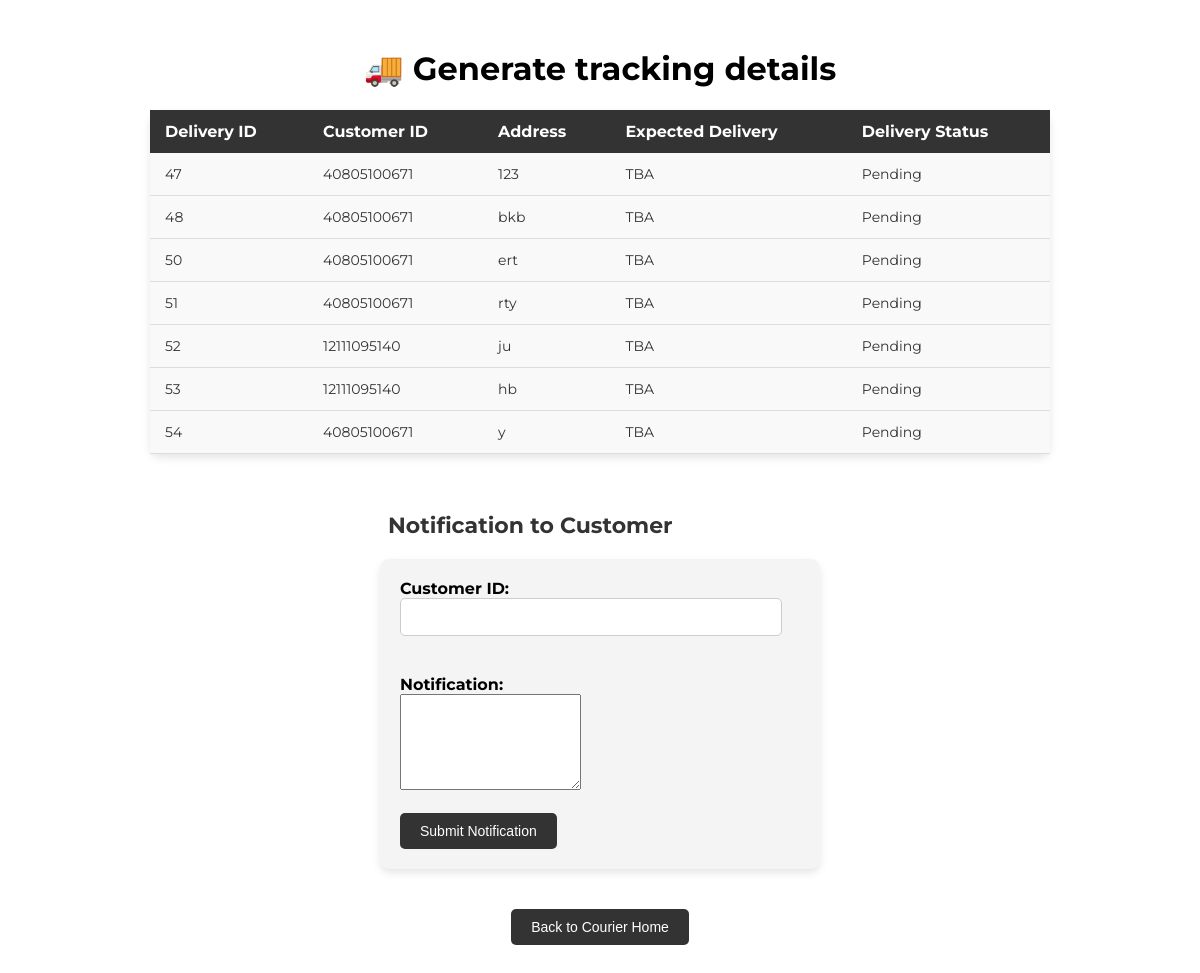
Screenshot of /gtracking with the database file from the repository.
### main.py (models this page shows)
class Delivery(db.Model):
    id = db.Column(db.Integer, primary_key=True)
    customer_id = db.Column(db.Integer, db.ForeignKey('customer.id'), nullable=False)  # Link to customer
    delivery_status = db.Column(db.String(50), default="Pending")
    expected_delivery_date = db.Column(db.String(50), nullable=False)
    address = db.Column(db.String(255), nullable=False)
    customer = db.relationship('customer', backref=db.backref('deliveries', lazy=True))

### main.py (the view)
@tandtweb.route('/gtracking', methods=['GET', 'POST'])
def gtracking():
    if request.method == 'POST':
        content = request.form.get('content')
        customer_id = request.form.get('customer_id')
        new_noti = Notification(customer_id=customer_id, content=content)
        db.session.add(new_noti)
        db.session.commit()
    delivery_list = Delivery.query.all()
    return render_template('gtracking.html', delivery_list=delivery_list)

### templates/gtracking.html (shortened to what this page needs)
<!DOCTYPE html>
<html lang="en">
<head>
    <link rel="stylesheet" href="/static/gtracking.css">
</head>
<body>
    <h1>🚚 Generate tracking details</h1>
    <table>
        <thead>
            <tr>
                <th>Delivery ID</th>
                <th>Customer ID</th>
                <th>Address</th>
                <th>Expected Delivery</th>
                <th>Delivery Status</th>
            </tr>
        </thead>
        <tbody>
            {% for delivery in delivery_list %}
            <tr>
                <td>{{ delivery.id }}</td>
                <td>{{ delivery.customer_id }}</td>
                <td>{{ delivery.address }}</td>
                <td>{{ delivery.expected_delivery_date }}</td>
                <td>{{ delivery.delivery_status }}</td>
            </tr>
            {% endfor %}
        </tbody>
    </table>
    <div class="main-container">
        <h2>  Notification to Customer</h2>
        <form action="/gtracking" method="post">
            <label for="customer_id">Customer ID:</label>
            <input name="customer_id" id="customer_id" required><br><br>
            <label for="content">Notification:</label><br>
            <textarea name="content" id="content" rows="6" required></textarea><br><br>
            <button type="submit">Submit Notification</button>
        </form>
    </div>
    <button type="button" onclick="window.location.href='/courierhome'">Back to Courier Home</button>
</body>
</html>

### static/gtracking.css (style rules this page uses)
body { font-family: 'Montserrat', sans-serif; background-color: #ffffff; display: flex; flex-direction: column; align-items: center; height: auto; padding: 20px; }
h2 { font-size: 22px; font-weight: bold; margin-bottom: 20px; color: #333; width: 53%; }
table { width: 100%; max-width: 900px; border-collapse: collapse; margin-bottom: 40px; background-color: #fff; box-shadow: 0 4px 8px rgba(0, 0, 0, 0.1); border-radius: 10px; }
th, td { padding: 12px 15px; text-align: left; }
th { background-color: #333; color: white; font-weight: bold; }
td { background-color: #f9f9f9; color: #333; font-size: 14px; border-bottom: 1px solid #ddd; }
.main-container { display: flex; flex-direction: column; align-items: center; width: 100%; max-width: 800px; margin-bottom: 40px; }
form { background-color: #f4f4f4; padding: 20px; width: 100%; max-width: 400px; border-radius: 10px; box-shadow: 0 4px 8px rgba(0, 0, 0, 0.1); }
form label { font-size: 16px; font-weight: bold; margin-bottom: 5px; }
form input { width: 90%; padding: 10px; margin-bottom: 20px; border-radius: 5px; border: 1px solid #ccc; font-size: 14px; background-color: #ffffff; }
button { background-color: #333; color: white; border: none; padding: 10px 20px; border-radius: 5px; font-size: 14px; cursor: pointer; width: 100%; max-width: fit-content; }

### rows the page displays
Delivery: id "47", customer_id "40805100671", address "123", expected_delivery_date "TBA", delivery_status "Pending"
Delivery: id "48", customer_id "40805100671", address "bkb", expected_delivery_date "TBA", delivery_status "Pending"
Delivery: id "50", customer_id "40805100671", address "ert", expected_delivery_date "TBA", delivery_status "Pending"
Delivery: id "51", customer_id "40805100671", address "rty", expected_delivery_date "TBA", delivery_status "Pending"
Delivery: id "52", customer_id "12111095140", address "ju", expected_delivery_date "TBA", delivery_status "Pending"
Delivery: id "53", customer_id "12111095140", address "hb", expected_delivery_date "TBA", delivery_status "Pending"
Delivery: id "54", customer_id "40805100671", address "y", expected_delivery_date "TBA", delivery_status "Pending"
